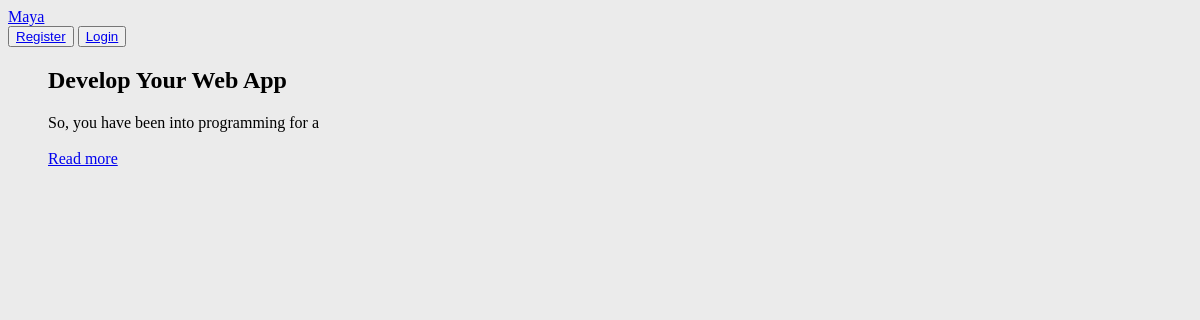
/, run on an earlier commit of the app's database.
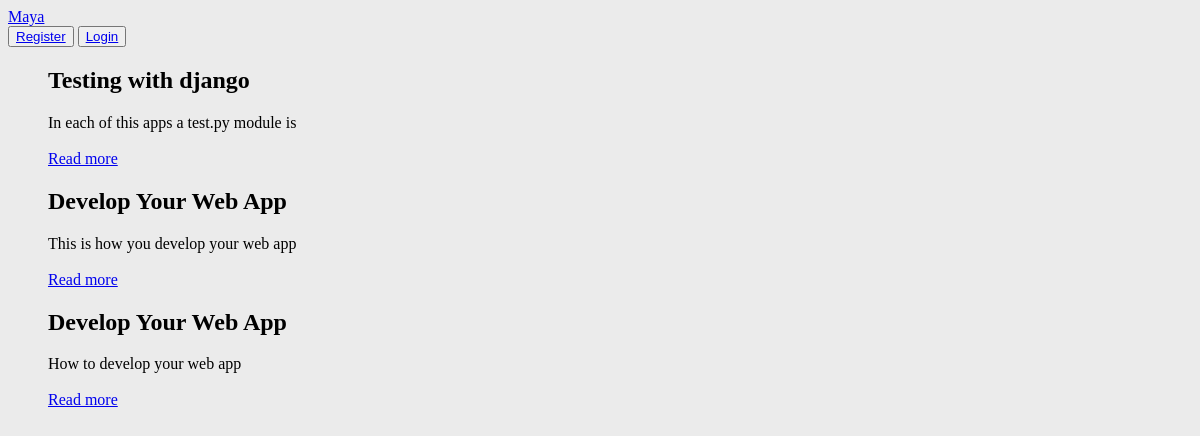
And on a later commit of the database.
### blog/models.py (models this page shows, shortened)
class Post(models.Model):
    title = models.CharField(max_length=255)
    title_tag = models.CharField(max_length=200, default='wooha')
    author = models.ForeignKey(User, on_delete=models.CASCADE)
    body = models.TextField()
    post_date = models.DateField(auto_now_add=True)
    category = models.CharField(max_length=200)

### blog/views.py (the view)
# urls.py: path('',HomeView.as_view(), name='home'),
class HomeView(ListView):
    model = Post
    template_name= 'blog/home.html'
    ordering = ['-id']

### templates/blog/home.html (shortened to what this page needs)
{% extends 'layout.html' %}
{% load static %}
{% block body %}
<section>
      <ul class="posts">
        {% for post in object_list %}
        <h2>{{post.title}}</h2>
        <li>
            {{ post.body|slice:":40"|safe }}
            <br>
            <br>
            <a href="{% url 'article_details' post.pk %}">Read more</a>
        </li>
        {% endfor %}
    </ul>
</section>
{% endblock %}

What changed in the data, as far as the page shows it:
added Post: title "Testing with django", body "In each of this apps a test.py module is"
added Post: title "Develop Your Web App", body "This is how you develop your web app"
changed Post: body "So, you have been into programming for a" → "How to develop your web app"
